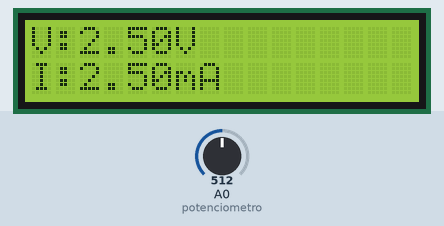
This sketch was run on a simulated Arduino Uno, built with avr-gcc and run on an emulated ATmega328P. Parts: 16×2 character LCD. The test bench sets the inputs (shaded band); at power-on: A0 (potenciometro) = 512. What the sketch prints to the serial monitor is not drawn.

Above: at 1.2 s.
1.3 s: A0 (potenciometro) set to 716
At 3.1 s:
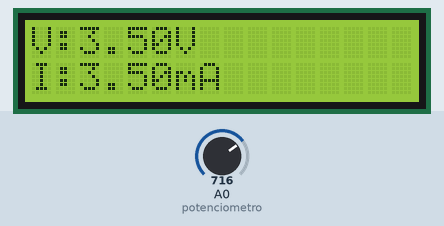
3.6 s: A0 (potenciometro) set to 900
At 4.9 s:
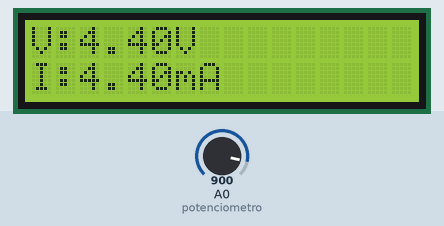
5.6 s: A0 (potenciometro) set to 1023
At 6.7 s:
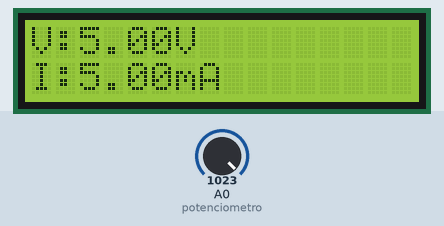
Timing chart, 0 to 8.6 s (numbered marks = the images above; inputs shaded):
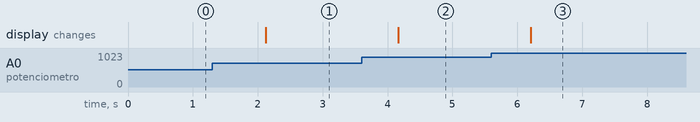

Measured:
- after the input at 1.3 s, the display: changes after 0.83 s (image 1)
- after the input at 3.6 s, the display: changes after 0.57 s (image 2)
- after the input at 5.6 s, the display: changes after 0.61 s (image 3)

The sketch:

lcd_display.ino
```cpp
#include <Wire.h>
#include <LiquidCrystal_I2C.h>

// Inicializa o display no endereço I2C 0x27 com 16 colunas e 2 linhas
LiquidCrystal_I2C lcd(0x27, 16, 2);

// Configuração do pino analógico e resistência
const int potenciometro = A0;
const float resistencia = 1000.0; // Em ohms (1kΩ)

void setup() {
  Serial.begin(9600);     // Inicia a comunicação serial
  lcd.init();             // Inicializa o LCD
  lcd.setBacklight(HIGH); // Liga a luz de fundo
}

void loop() {
  // Leitura do valor analógico
  int leituraAnalogica = analogRead(potenciometro);

  // Conversão para tensão
  float tensao = leituraAnalogica * (5.0 / 1023.0);

  // Cálculo da corrente usando a Lei de Ohm
  float corrente = tensao / resistencia; // Corrente em A

  // Exibe no monitor serial
  Serial.print("Tensão: ");
  Serial.print(tensao);
  Serial.println(" V");

  Serial.print("Corrente: ");
  Serial.print(corrente * 1000); // Em mA
  Serial.println(" mA");

  // Exibe no LCD
  lcd.clear();
  lcd.setCursor(0, 0);
  lcd.print("V:");
  lcd.print(tensao, 2);
  lcd.print("V");

  lcd.setCursor(0, 1);
  lcd.print("I:");
  lcd.print(corrente * 1000, 2); // Em mA
  lcd.print("mA");

  delay(1000); // Atualiza a cada 1 segundo
}
```
